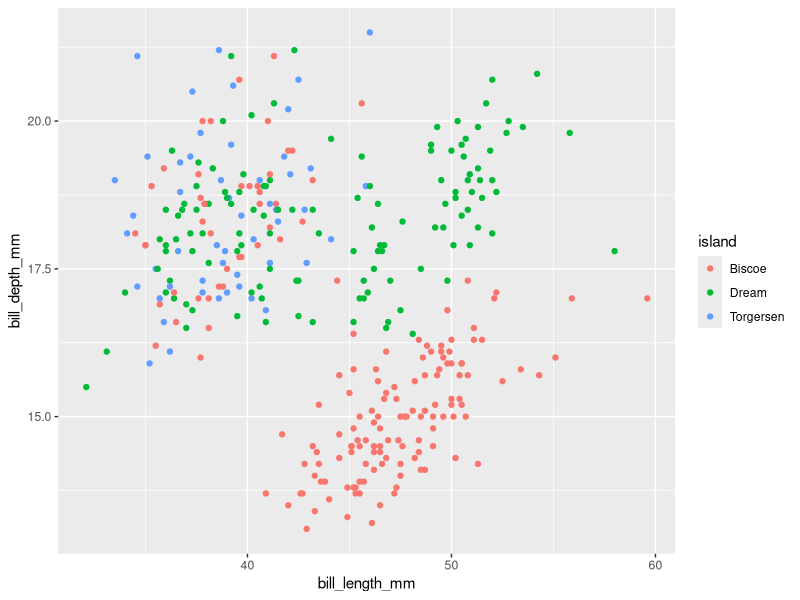

The R script that drew this image:
## ---- chunk 1
library(palmerpenguins)
library(ggplot2)

ggplot(penguins, aes(x = bill_length_mm,
                     y = bill_depth_mm,
                     col = island)) +
  geom_point()
